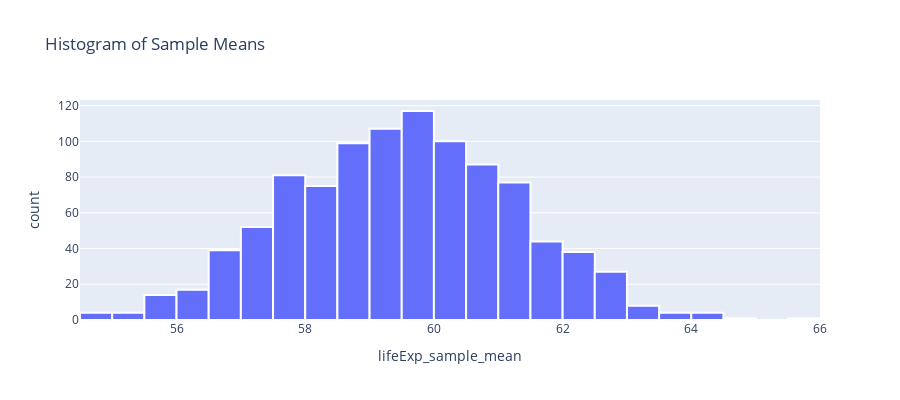

Here is the notebook cell this chart was saved with:
### Code cell
tmp = pd.DataFrame(sample_means, columns=["lifeExp_sample_mean"])
display(tmp["lifeExp_sample_mean"].describe().to_frame().T)
fig = px.histogram(tmp, "lifeExp_sample_mean", nbins=50, height=400, title="Histogram of Sample Means")
fig.update_traces(marker_line_color="white", marker_line_width=2)
fig.show()
# sample means are somewhat normally distributed, with 50 bins

### Figure 1 — Plotly figure (JSON) as saved in the notebook; plotly's stock layout.template omitted (floating-point values rounded to 4 significant figures; data arrays with more than 128 entries replaced by an {"elided": "..."} marker saying what was removed)
{"data": [{"alignmentgroup": "True", "bingroup": "x", "hovertemplate": "lifeExp_sample_mean=%{x}<br>count=%{y}<extra></extra>", "legendgroup": "", "marker": {"color": "#636efa", "line": {"color": "white", "width": 2}, "pattern": {"shape": ""}}, "name": "", "nbinsx": 50, "offsetgroup": "", "orientation": "v", "showlegend": false, "type": "histogram", "x": {"elided": "1000 float values"}, "xaxis": "x", "yaxis": "y"}], "layout": {"barmode": "relative", "height": 400, "legend": {"tracegroupgap": 0}, "title": {"text": "Histogram of Sample Means"}, "xaxis": {"anchor": "y", "domain": [0, 1], "title": {"text": "lifeExp_sample_mean"}}, "yaxis": {"anchor": "x", "domain": [0, 1], "title": {"text": "count"}}}}
